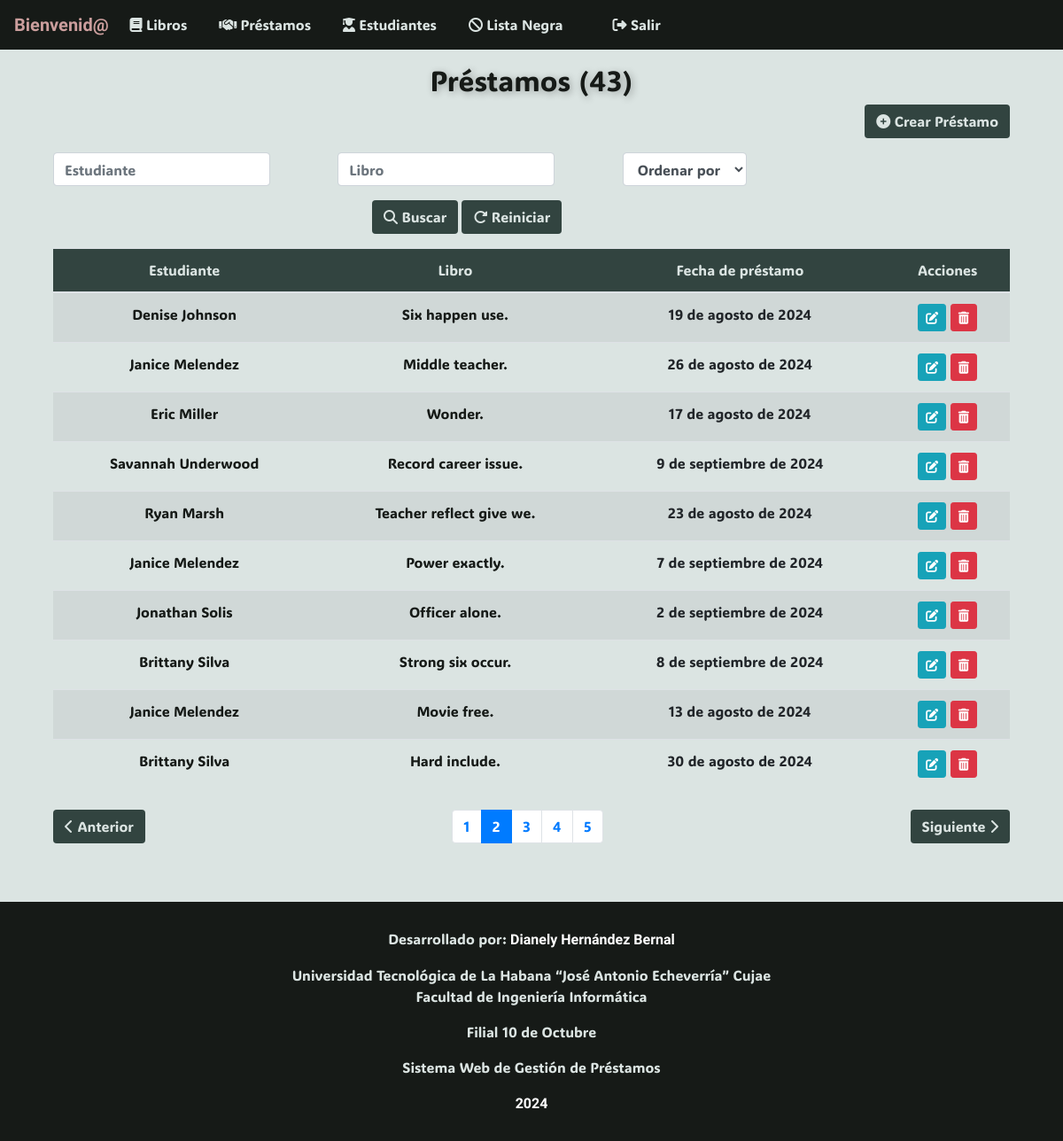
The page /prestamos/?page=2&buscar_nombre=&buscar_ci=&ordenar_por= on the database as committed earlier.
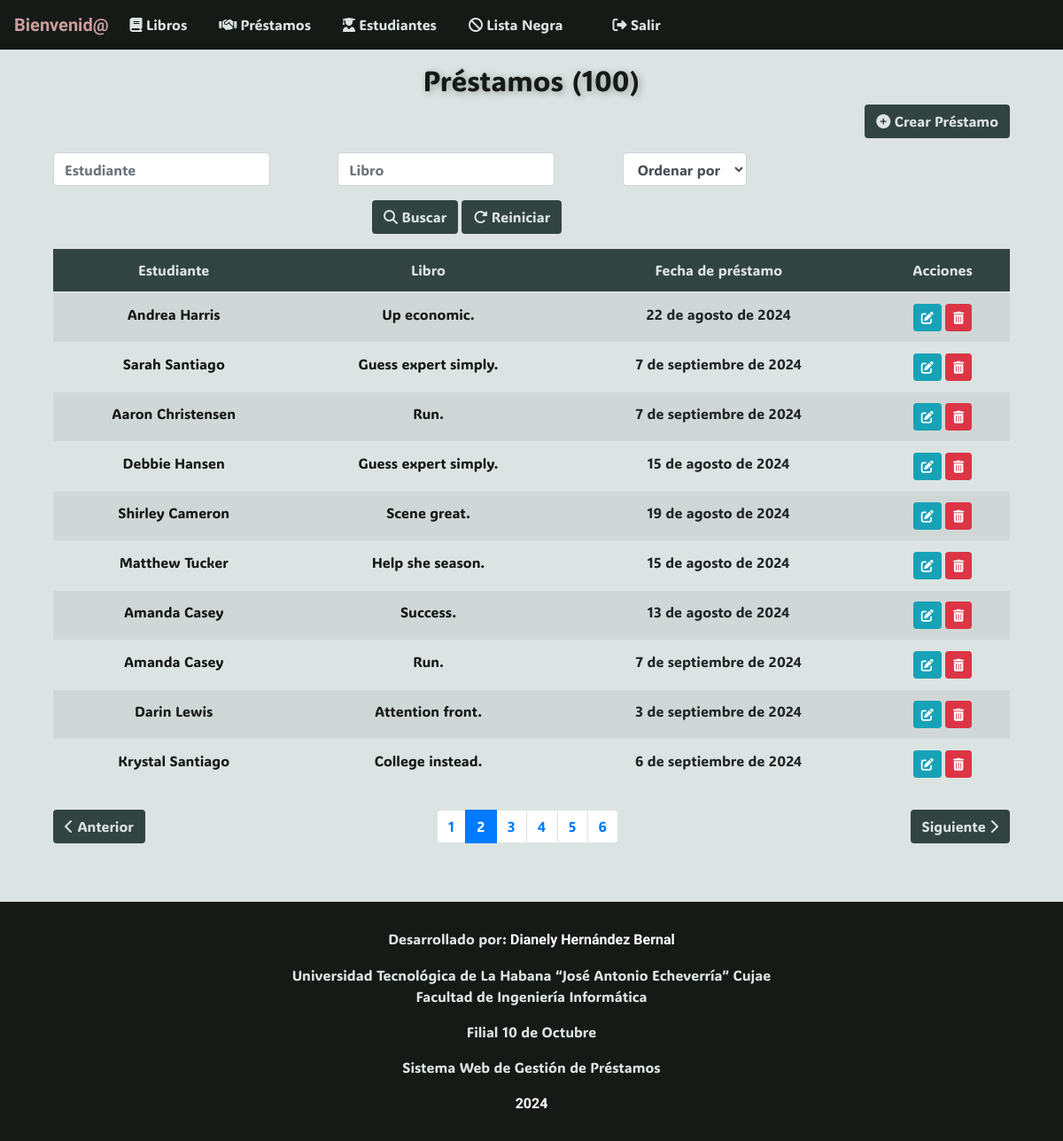
The same page on the database as committed later.
### app/models.py (models this page shows, shortened)
class Prestamo(models.Model):
    fecha = models.DateField()
    estudiante = models.ForeignKey(Estudiante, on_delete=models.CASCADE)
    libro = models.ForeignKey(Libro, on_delete=models.CASCADE)

class Estudiante(models.Model):
    nombre = models.CharField(max_length=30)
    apellidos = models.CharField(max_length=30)
    edad = models.IntegerField()
    anno_academico = models.IntegerField()
    CI = models.CharField(max_length=11, unique=True, validators=[RegexValidator(r'^\d{11}$')])
    telefono = models.CharField(max_length=8, validators=[RegexValidator(r'^\d{8}$')])

class Libro(models.Model):
    titulo = models.CharField(max_length=30)
    categoria = models.CharField(max_length=30, choices=LIBRO_CATEGORIA)
    cantidad_disponible = models.IntegerField()
    cantidad_prestada = models.IntegerField()
    autor = models.CharField(max_length=30)
    editorial = models.CharField(max_length=30)
    descripcion = models.TextField()

### app/views.py (the view)
# urls.py: path('prestamos/', PrestamoListView.as_view(), name='prestamo-list'),
class PrestamoListView(ListView):
    model = Prestamo
    template_name = 'prestamo_list.html'
    context_object_name = 'prestamos'
    def get_queryset(self):
        queryset = Prestamo.objects.all()
        estudiante = self.request.GET.get('buscar_estudiante', '')
        if estudiante:
            queryset = queryset.filter(estudiante__nombre__icontains=estudiante)
        libro = self.request.GET.get('buscar_libro', '')
        if libro:
            queryset = queryset.filter(libro__titulo__icontains=libro)
        orden = self.request.GET.get("ordenar_por", "")
        if orden:
            queryset = queryset.order_by(orden)
        return queryset
    def get_context_data(self, **kwargs):
        context = super().get_context_data(**kwargs)
        prestamos = self.get_queryset()
        context["cantidad"] = len(prestamos)
        paginator = Paginator(prestamos, 10)
        page = self.request.GET.get("page")
        prestamos = paginator.get_page(page)
        context["prestamos"] = prestamos
        return context

### app/templates/app/prestamo_list.html (shortened to what the changed rows need)
{% extends 'app/base.html' %}
{% block content %}
<div class="container mt-3">
    <h2 class="text-center display-5" style="animation: pulse 1.5s 1; text-shadow: 2px 2px 8px rgba(0, 0, 0, 0.3);">
        Préstamos ({{ cantidad }})
    </h2>
    <div class="text-right mb-3">
        <a href="{% url 'prestamo-create' %}" class="btn btn-color">
        </a>
    </div>
    <form method="GET" class="form-inline mb-3">
        <div class="row">
        </div>
    </form>
    <table class="table table-striped text-center">
        <thead class="secondary-color">
            <tr>
                <th>Estudiante</th>
                <th>Libro</th>
                <th>Fecha de préstamo</th>
                <th>Acciones</th>
            </tr>
        </thead>
        <tbody>
            {% for prestamo in prestamos %}
            <tr>
                <td><a href="{% url 'estudiante-detail' prestamo.estudiante.id %}">{{ prestamo.estudiante.nombre }} {{ prestamo.estudiante.apellidos }}</a></td>
                <td><a href="{% url 'libro-detail' prestamo.libro.id %}">{{ prestamo.libro.titulo }}</a></td>
                <td>{{ prestamo.fecha }}</td>
                <td>
                    <a href="{% url 'prestamo-update' prestamo.id %}" class="btn btn-info btn-sm"><i class="fas fa-edit"></i></a>
                    <a href="{% url 'prestamo-delete' prestamo.id %}" class="btn btn-danger btn-sm"><i class="fas fa-trash-alt"></i></a>
                </td>
            </tr>
            {% empty %}
            <tr>
                <td colspan="6" class="text-center">No hay préstamos registrados</td>
            </tr>
            {% endfor %}
        </tbody>
    </table>
    <div class="d-flex justify-content-between mt-4">
        <div>
        </div>
        <div>
            <nav aria-label="Page navigation">
                <ul class="pagination">
                    {% for num in prestamos.paginator.page_range %}
                        {% if prestamos.number == num %}
                            <li class="page-item active">
                                <a class="page-link" href="?page={{ num }}&buscar_nombre={{ request.GET.buscar_nombre }}&buscar_ci={{ request.GET.buscar_ci }}&ordenar_por={{ request.GET.ordenar_por }}">{{ num }}</a>
                            </li>
                        {% elif num > prestamos.number|add:'-5' and num < prestamos.number|add:'5' %}
                            <li class="page-item">
                                <a class="page-link" href="?page={{ num }}&buscar_nombre={{ request.GET.buscar_nombre }}&buscar_ci={{ request.GET.buscar_ci }}&ordenar_por={{ request.GET.ordenar_por }}">{{ num }}</a>
                            </li>
                        {% endif %}
                    {% endfor %}
                </ul>
            </nav>
        </div>
        <div>
        </div>
    </div>
</div>
{% endblock %}

Rows that differ between the two databases and show on the page:
removed Prestamo: estudiante.nombre "Denise", estudiante.apellidos "Johnson", libro.titulo "Six happen use.", fecha "19 de agosto de 2024"
removed Prestamo: estudiante.nombre "Janice", estudiante.apellidos "Melendez", libro.titulo "Middle teacher.", fecha "26 de agosto de 2024"
removed Prestamo: estudiante.nombre "Eric", estudiante.apellidos "Miller", libro.titulo "Wonder.", fecha "17 de agosto de 2024"
removed Prestamo: estudiante.nombre "Savannah", estudiante.apellidos "Underwood", libro.titulo "Record career issue.", fecha "9 de septiembre de 2024"
removed Prestamo: estudiante.nombre "Ryan", estudiante.apellidos "Marsh", libro.titulo "Teacher reflect give we.", fecha "23 de agosto de 2024"
removed Prestamo: estudiante.nombre "Janice", estudiante.apellidos "Melendez", libro.titulo "Power exactly.", fecha "7 de septiembre de 2024"
removed Prestamo: estudiante.nombre "Jonathan", estudiante.apellidos "Solis", libro.titulo "Officer alone.", fecha "2 de septiembre de 2024"
removed Prestamo: estudiante.nombre "Brittany", estudiante.apellidos "Silva", libro.titulo "Strong six occur.", fecha "8 de septiembre de 2024"
removed Prestamo: estudiante.nombre "Janice", estudiante.apellidos "Melendez", libro.titulo "Movie free.", fecha "13 de agosto de 2024"
removed Prestamo: estudiante.nombre "Brittany", estudiante.apellidos "Silva", libro.titulo "Hard include.", fecha "30 de agosto de 2024"
added Prestamo: estudiante.nombre "Andrea", estudiante.apellidos "Harris", libro.titulo "Up economic.", fecha "22 de agosto de 2024"
added Prestamo: estudiante.nombre "Sarah", estudiante.apellidos "Santiago", libro.titulo "Guess expert simply.", fecha "7 de septiembre de 2024"
added Prestamo: estudiante.nombre "Aaron", estudiante.apellidos "Christensen", libro.titulo "Run.", fecha "7 de septiembre de 2024"
added Prestamo: estudiante.nombre "Debbie", estudiante.apellidos "Hansen", libro.titulo "Guess expert simply.", fecha "15 de agosto de 2024"
added Prestamo: estudiante.nombre "Shirley", estudiante.apellidos "Cameron", libro.titulo "Scene great.", fecha "19 de agosto de 2024"
added Prestamo: estudiante.nombre "Matthew", estudiante.apellidos "Tucker", libro.titulo "Help she season.", fecha "15 de agosto de 2024"
added Prestamo: estudiante.nombre "Amanda", estudiante.apellidos "Casey", libro.titulo "Success.", fecha "13 de agosto de 2024"
added Prestamo: estudiante.nombre "Amanda", estudiante.apellidos "Casey", libro.titulo "Run.", fecha "7 de septiembre de 2024"
added Prestamo: estudiante.nombre "Darin", estudiante.apellidos "Lewis", libro.titulo "Attention front.", fecha "3 de septiembre de 2024"
added Prestamo: estudiante.nombre "Krystal", estudiante.apellidos "Santiago", libro.titulo "College instead.", fecha "6 de septiembre de 2024"
Other text that changed with them:
{{ cantidad }}: "43" → "100"
new list line: "6"
